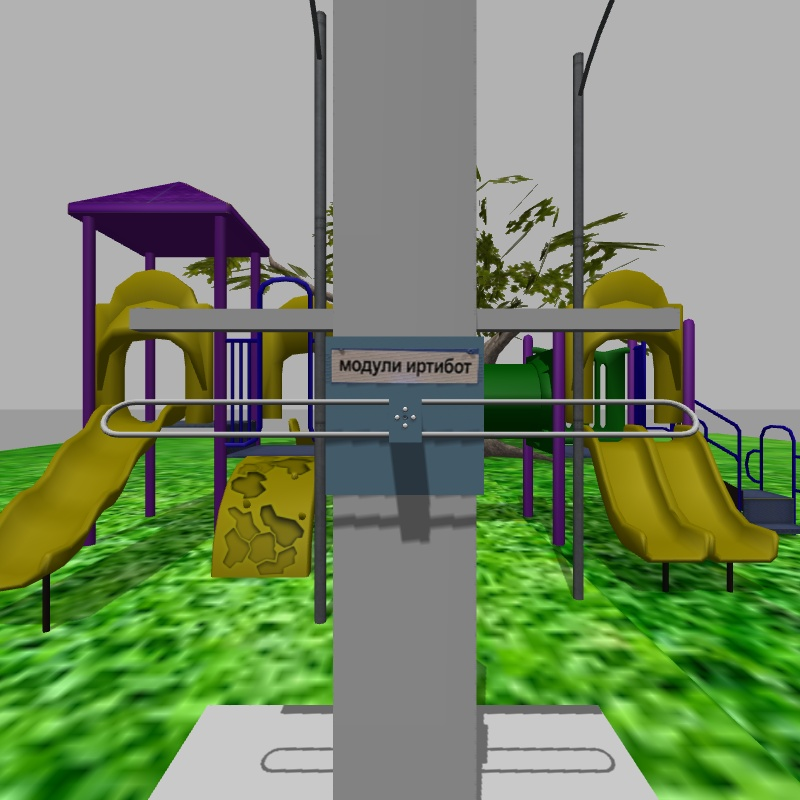
#> input picture cv_machax/image.jpg, 800 x 800 px, given in place of video12.avi, which was not available
$ python both.py   (older library calls are emulated)
#> lines starting #> are read from the running program, lines starting #| are printed output that depends on the picture; after the words box and inside, x2 and y2 are one past the last pixel; in counts of white or black regions, pixels touching at a corner belong together; pictures that were not available may be replaced by others from this repository, and a replacement may not be noted
#> further down, img is the input picture: shape (800, 800, 3); mean B, G, R 105.3, 139.8, 121.9
import numpy as np
import cv2
from time import time as tm
import glob

def r(pnt1,pnt2) :
	return abs(pnt1[0]-pnt2[0])+abs(pnt1[1]-pnt2[1])

def theta(pnt):
	if pnt[0]==0 :
		return np.pi/2
	return np.arctan(pnt[1]/pnt[0])


def find_quad(cnt,h) :
	cnt=cnt.reshape((-1,2))

	ctl=np.array([0,0])
	ctr=np.array([h,0])
	cbl=np.array([0,h])
	cbr=np.array([h,h])

	tl=np.array([h,h])
	tr=np.array([0,h])
	bl=np.array([h,0])
	br=np.array([0,0])

	for pnt in cnt :
		if r(pnt,ctl)<r(tl,ctl) :
			tl=pnt

		if r(pnt,cbr)<r(br,cbr) :
			br=pnt

		if r(pnt,ctr)<r(tr,ctr) :
			tr=pnt

		if r(pnt,cbl)<r(bl,cbl) :
			bl=pnt

	return np.array([tl,bl,br,tr])

def detect(cv_img) :
	img=cv_img.copy()
	img_hsv=cv2.cvtColor(img,cv2.COLOR_BGR2HSV)
#> img_hsv: shape (800, 800, 3); mean H, S, V 33.9, 88, 144.3
	# img_gray=cv2.cvtColor(img,cv2.COLOR_BGR2GRAY)

	b,g,r=np.rollaxis(img,2,0)
	h,s,v=np.rollaxis(img_hsv,2,0)
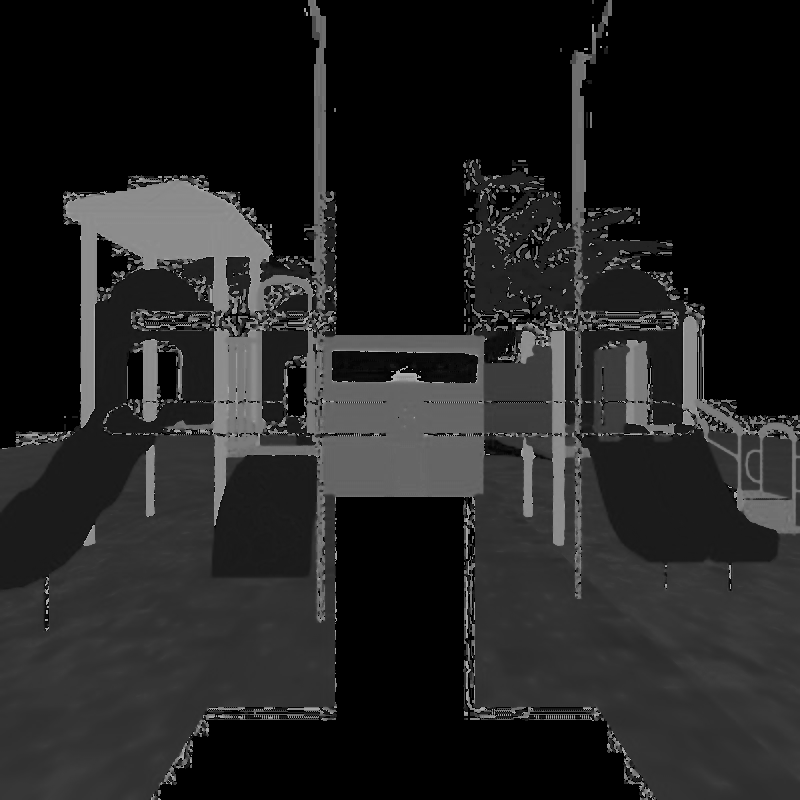
#> h: shape (800, 800); min 0, max 179, mean 33.9
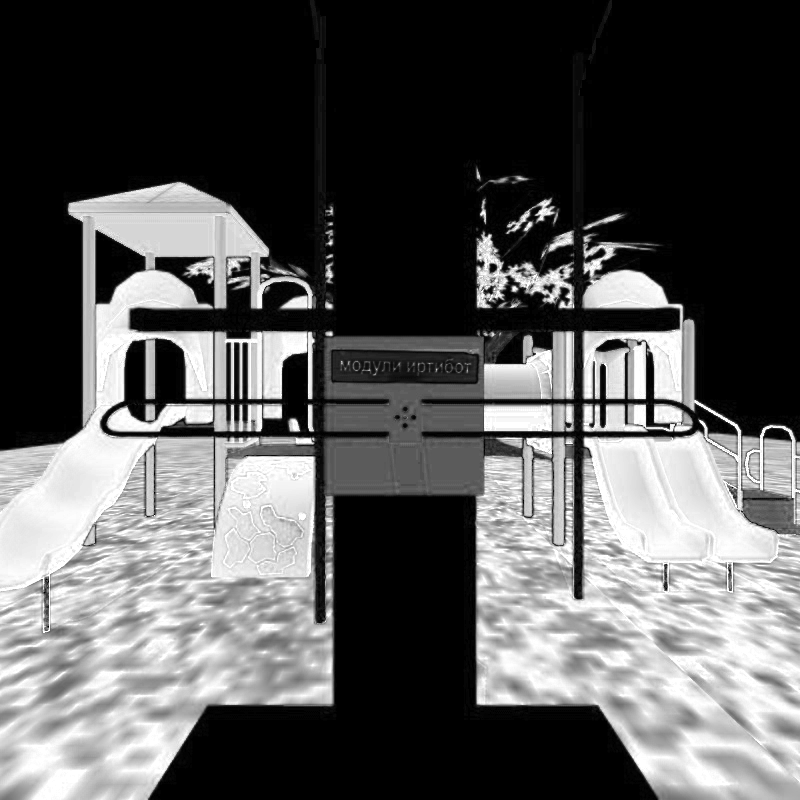
#> s: shape (800, 800); min 0, max 255, mean 88
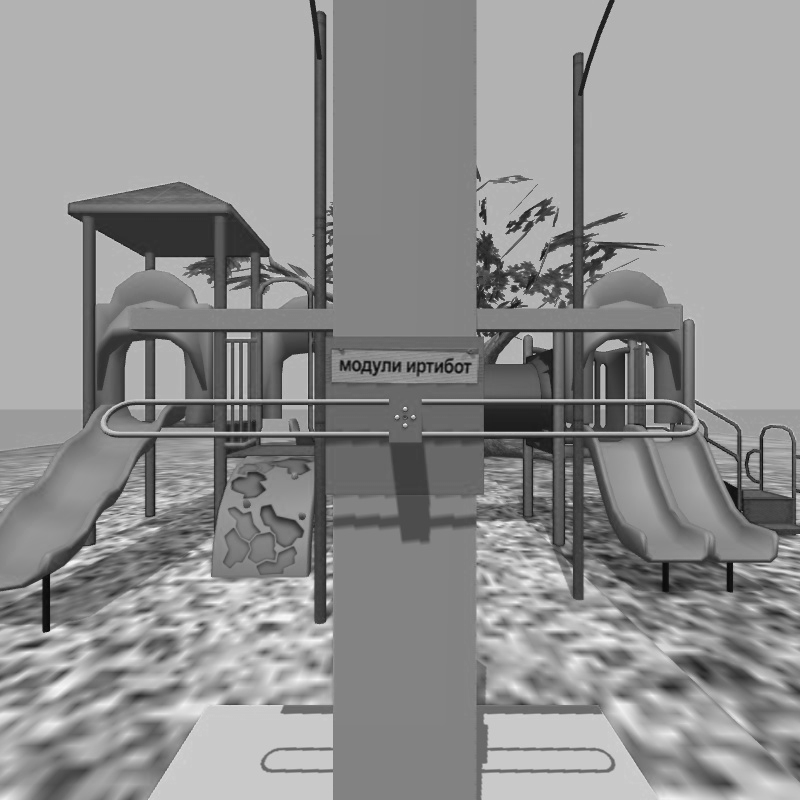
#> v: shape (800, 800); min 8, max 249, mean 144.3

	mask_colour=((r-g)^2+(g-b)^2+(b-r)^2)>10
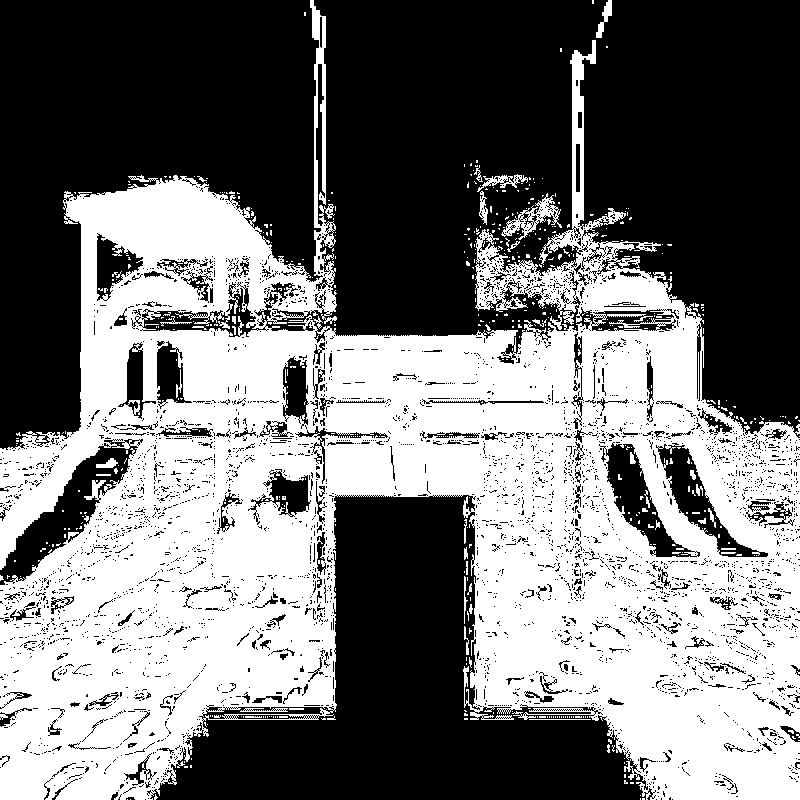
#> mask_colour: shape (800, 800) bool; 45.8% white; 561 white regions (520 under 20 px), largest, box (x1, y1, x2, y2) and area: (0, 0, 800, 800) 287988, (501, 193, 562, 240) 790, (477, 174, 528, 192) 297
	mask_colour=(mask_colour*255).astype(np.uint8)

	(low,high)=(98,105)
	mask_blue=(low<=h)*(h<=high)*mask_colour
#> mask_blue: shape (800, 800); 2.9% white; 121 white regions (120 under 20 px), largest, box (x1, y1, x2, y2) and area: (323, 335, 484, 496) 18249

	kernel=np.ones((5,5),np.uint8)
	mask_blue=cv2.morphologyEx(mask_blue, cv2.MORPH_CLOSE, kernel)
#> mask_blue: shape (800, 800); 3.1% white; 82 white regions (77 under 20 px)
	# mask_blue=cv2.GaussianBlur(mask_blue,(5,5),0)

	_, contours, hierarchy= cv2.findContours(mask_blue,cv2.RETR_TREE,
	cv2.CHAIN_APPROX_SIMPLE)
#> contours = 88 contours, 79 with area under 20; largest, box (x1, y1, x2, y2) and area: (323, 335, 484, 496) 24906, (328, 347, 481, 386) 5500, (463, 432, 478, 439) 82, (435, 432, 450, 439) 82, (349, 432, 362, 439) 70

	mask=np.zeros_like(mask_blue)
	for cnt in contours :
		if cv2.contourArea(cnt)>1e2/2 :
			cv2.drawContours(mask,[cnt],0,255,-1)
#> this loop made 88 passes
#> cnt on passes 1, 2, 3, 4, 5, 6, 7, 9, 10, 12, 13, 14: [[579, 592], [579, 593], [580, 594], [579, 593]], [[317, 582], [317, 583]], [[575, 564], [575, 565]], [[324, 558]], [[578, 557]], [[581, 551]], [[95, 542]], [[770, 528]], [[767, 527]], [[753, 522]], [[786, 519], [786, 521]], [[746, 515], [746, 516]]
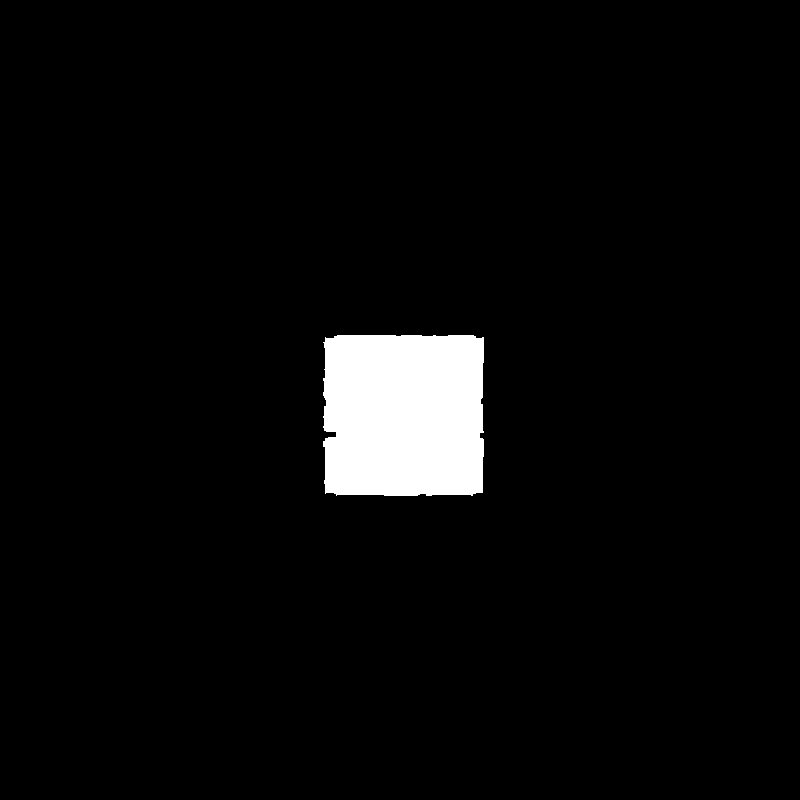
#> mask: shape (800, 800); 3.9% white; 1 white region
	mask_blue=mask

	_, contours, hierarchy= cv2.findContours(mask_blue,cv2.RETR_TREE,
	cv2.CHAIN_APPROX_SIMPLE)
#> contours = 1 contour; box (x1, y1, x2, y2) and area: (323, 335, 484, 496) 24906

	i=0
	area=0
	for cnt in contours :
		# print(cnt.shape)
		if cv2.contourArea(cnt)>1e2 :
			M=cv2.moments(cnt)
			rect=cv2.minAreaRect(cnt)
			(x,y),(h,w),theta=rect
			# if abs(np.arctan(1.0*h/w)-np.pi/4)>np.pi/36:
				# continue
			hull=cv2.convexHull(cnt)
			# print(hull.shape)
			epsilon=0.1*cv2.arcLength(hull,True)
			approx=cv2.approxPolyDP(hull,epsilon,True)
			# rect=find_quad(hull,mask_blue.shape[0])
			if True:#len(approx)==4:#1.0*abs(M['m00']-cv2.contourArea(rect))/M['m00']<0.1 :#len(approx)==4:
				i+=1
				if M['m00']>area :
					final_m=M
					# brd=rect
					brd=find_quad(hull,mask_blue.shape[0])
					area=M['m00']
#> this loop made 1 pass
#> (x, y, h, w, theta, epsilon, approx, i) on pass 1: (403, 415, 160, 160, -90, 62.74, [[483, 337], [482, 492], [325, 493], [325, 337]], 1)
#> after the loop, area = 24905.5; final_m = moments, m00 24905.5, centre m10/m00, m01/m00 = (403.5, 414.6); i = 1
	# print(i)
	size=mask_blue.shape[0]
#> size = 800
	mask=mask_blue.reshape((size,size,1))
	mask=np.repeat(mask,3,-1)
#> mask: shape (800, 800, 3); 3.9% white; 1 white region, box (x1, y1, x2, y2) and area: (323, 335, 484, 496) 25237
	if i>0 :
		cv2.drawContours(mask,[brd],0,(0,0,255),3)
#> mask: shape (800, 800, 3); mean of channels 0, 1, 2 9.1, 9.1, 10.4
		# cv2.drawContours(mask,[np.int0(cv2.boxPoints(brd))],0,(0,0,255),3)

	# cv2.imshow('mask',mask)
	# cv2.waitKey(250)
	if i==0:
		return [False,0,mask,False,0]

	# else :
	# 	return [True,brd,mask]
	mask_colour=((r-g)^2+(g-b)^2+(b-r)^2)<10
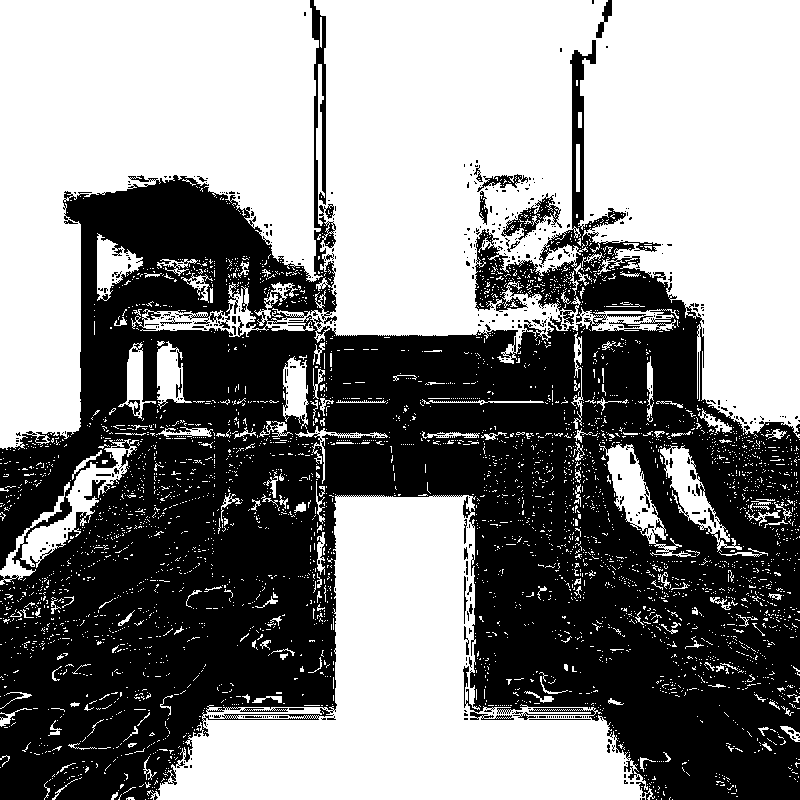
#> mask_colour: shape (800, 800) bool; 53% white; 489 black regions (453 under 20 px), largest, box (x1, y1, x2, y2) and area: (0, 0, 800, 800) 295785, (501, 193, 562, 240) 844, (477, 174, 528, 192) 309
	# mask_blue=(98<=h)*(h<=105)#*mask_colour
	# mask_blue=(mask_blue*255).astype(np.uint8)
	mask_colour=(mask_colour*255).astype(np.uint8)
#> mask_colour: shape (800, 800); 53% white; 489 black regions (453 under 20 px)
	# print(mask_blue.shape)
	_, contours, hierarchy= cv2.findContours(mask_colour,cv2.RETR_TREE,
	cv2.CHAIN_APPROX_SIMPLE)
#> contours = 5360 contours, 5122 with area under 20; largest, box (x1, y1, x2, y2) and area: (131, 0, 800, 438) 154604, (0, 0, 323, 450) 82744, (147, 495, 655, 800) 68934, (0, 439, 139, 585) 3652, (599, 444, 696, 557) 2824

	i=0
	# [4 lines of commented-out code are left out]
	hulls=[]
	min_dist=1e6
	for cnt in contours :
		# print(cnt.shape)
		if 1e2<cv2.contourArea(cnt)<1e6 :
			# cv2.drawContours(mask,[cnt],0,(0,255,0),3)
			hull=cv2.convexHull(cnt)
			# r=input()
			M=cv2.moments(hull)
			rect=cv2.minAreaRect(hull)
			(x,y),(h,w),theta=rect
			# [4 lines of commented-out code are left out]
			if 1.0*abs(h*w-M['m00'])/(h*w)<0.05:
				bx=final_m['m10']/final_m['m00']
				by=final_m['m01']/final_m['m00']
				mx=M['m10']/M['m00']
				my=M['m01']/M['m00']
				dist=(bx-mx)**2+(by-my)**2
				if dist<min_dist :
					mod=rect
					min_dist=dist
				# [4 lines of commented-out code are left out]
				i+=1
#> this loop made 5360 passes
#> (x, y, h, w, theta, mx, my, dist) on passes 2274, 2362, 2374: (559.5, 719, 2, 63, -90, 559.5, 719, 116968.3), (559.5, 712, 6, 71, -90, 559.9, 712, 112884.4), (263.5, 710.5, 3, 49, -90, 263.4, 710.5, 107180)
#> (x, y, h, w, theta, mx, my, dist) on pass 2384: (557.5, 708.5, 3, 51, -90, 557.7, 708.5, 110139.1)
#> after the loop, i = 5; min_dist = 91340.2; mod = ((577.5, 167.5), (47, 3), -90)
	# print(i,'\n')
	if i==0 :
		return [True,brd,mask,False,0]
	else :
		return [True,brd,mask,False,mod]
	# [6 lines of commented-out code are left out]


if __name__=='__main__':
	# filenames=glob.glob('4/*.jpg')
	t=0
	n=0
	cap=cv2.VideoCapture('../../videos/video12.avi')
	writer=cv2.VideoWriter('../../videos/resultcv12.avi',cv2.VideoWriter_fourcc(*'MJPG'),15,(1024,512))
	# writer_c=v2.VideoWriter('../../videos/result_10_l1_throw.avi',cv2.VideoWriter_fourcc(*'MJPG'),15,(512,512))

	m=0
	while True :
		ret,img=cap.read()
		if not ret:
			break
		# img=cv2.imread(f)
		# print(img.shape)
		tic=tm()
		res=detect(img)
#> res = 5 items
		# print('l'+str(len(res)))
		toc=tm()
		if res[0]:
			cv2.drawContours(img,[res[1]],0,(0,0,255),3)
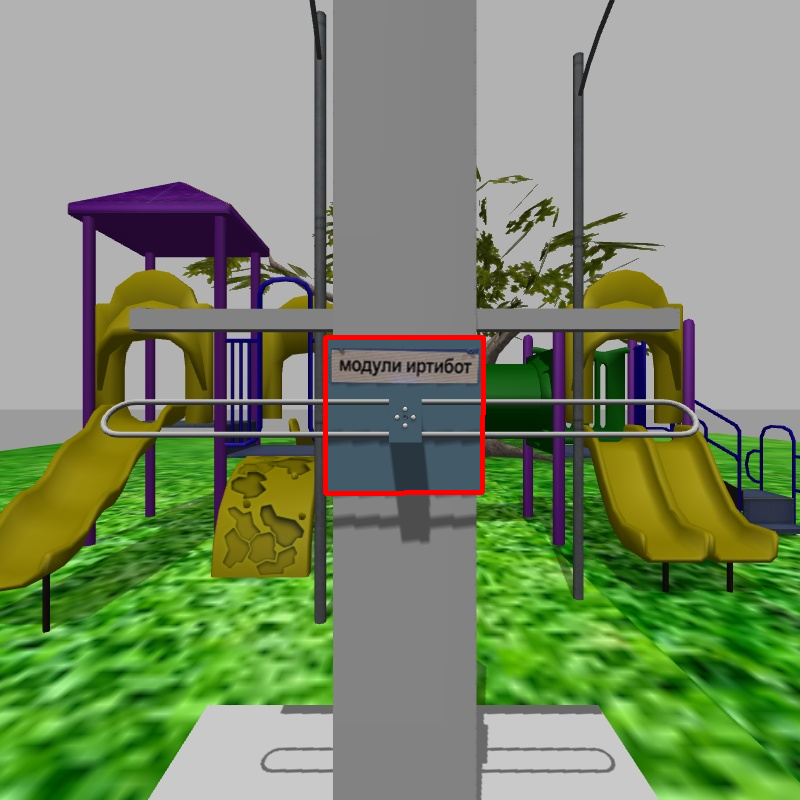
#> img: shape (800, 800, 3); 0.49% of pixels changed, all inside (x1, y1, x2, y2) = (323, 335, 486, 496)
			# print('cnt',res[1])
			# cv2.drawContours(img,[np.int0(cv2.boxPoints(res[1]))],0,(0,0,255),3)
		if res[3] :
			cv2.drawContours(img,[np.int0(cv2.boxPoints(res[4]))],0,(0,255,0),3)
			# m+=1
		# print(img.shape)
		# break

		f=cv2.resize(res[2],(512,512))
#> (the run stopped early here; a loop or call above may not have finished)
